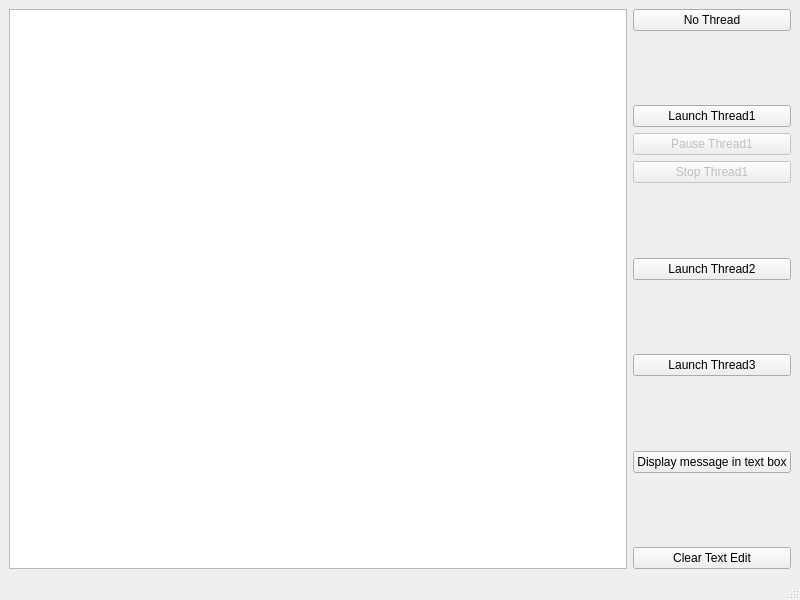
<?xml version="1.0" encoding="UTF-8"?>
<ui version="4.0">
 <class>MainWindow</class>
 <widget class="QMainWindow" name="MainWindow">
  <property name="geometry">
   <rect>
    <x>0</x>
    <y>0</y>
    <width>800</width>
    <height>600</height>
   </rect>
  </property>
  <property name="windowTitle">
   <string>MainWindow</string>
  </property>
  <widget class="QWidget" name="centralwidget">
   <layout class="QHBoxLayout" name="horizontalLayout">
    <item>
     <widget class="QTextEdit" name="textEdit"/>
    </item>
    <item>
     <layout class="QVBoxLayout" name="verticalLayout">
      <item>
       <widget class="QPushButton" name="pushButton">
        <property name="text">
         <string>No Thread</string>
        </property>
       </widget>
      </item>
      <item>
       <spacer name="verticalSpacer_5">
        <property name="orientation">
         <enum>Qt::Vertical</enum>
        </property>
        <property name="sizeHint" stdset="0">
         <size>
          <width>20</width>
          <height>40</height>
         </size>
        </property>
       </spacer>
      </item>
      <item>
       <widget class="QPushButton" name="pushButton_2">
        <property name="text">
         <string>Launch Thread1</string>
        </property>
       </widget>
      </item>
      <item>
       <widget class="QPushButton" name="pushButton_8">
        <property name="enabled">
         <bool>false</bool>
        </property>
        <property name="text">
         <string>Pause Thread1</string>
        </property>
       </widget>
      </item>
      <item>
       <widget class="QPushButton" name="pushButton_7">
        <property name="enabled">
         <bool>false</bool>
        </property>
        <property name="text">
         <string>Stop Thread1</string>
        </property>
       </widget>
      </item>
      <item>
       <spacer name="verticalSpacer_3">
        <property name="orientation">
         <enum>Qt::Vertical</enum>
        </property>
        <property name="sizeHint" stdset="0">
         <size>
          <width>20</width>
          <height>40</height>
         </size>
        </property>
       </spacer>
      </item>
      <item>
       <widget class="QPushButton" name="pushButton_4">
        <property name="text">
         <string>Launch Thread2</string>
        </property>
       </widget>
      </item>
      <item>
       <spacer name="verticalSpacer_4">
        <property name="orientation">
         <enum>Qt::Vertical</enum>
        </property>
        <property name="sizeHint" stdset="0">
         <size>
          <width>20</width>
          <height>40</height>
         </size>
        </property>
       </spacer>
      </item>
      <item>
       <widget class="QPushButton" name="pushButton_6">
        <property name="text">
         <string>Launch Thread3</string>
        </property>
       </widget>
      </item>
      <item>
       <spacer name="verticalSpacer">
        <property name="orientation">
         <enum>Qt::Vertical</enum>
        </property>
        <property name="sizeHint" stdset="0">
         <size>
          <width>20</width>
          <height>40</height>
         </size>
        </property>
       </spacer>
      </item>
      <item>
       <widget class="QPushButton" name="pushButton_5">
        <property name="text">
         <string>Display message in text box</string>
        </property>
       </widget>
      </item>
      <item>
       <spacer name="verticalSpacer_2">
        <property name="orientation">
         <enum>Qt::Vertical</enum>
        </property>
        <property name="sizeHint" stdset="0">
         <size>
          <width>20</width>
          <height>40</height>
         </size>
        </property>
       </spacer>
      </item>
      <item>
       <widget class="QPushButton" name="pushButton_3">
        <property name="text">
         <string>Clear Text Edit</string>
        </property>
       </widget>
      </item>
     </layout>
    </item>
   </layout>
  </widget>
  <widget class="QMenuBar" name="menubar">
   <property name="geometry">
    <rect>
     <x>0</x>
     <y>0</y>
     <width>800</width>
     <height>22</height>
    </rect>
   </property>
  </widget>
  <widget class="QStatusBar" name="statusbar"/>
 </widget>
 <resources/>
 <connections/>
</ui>
